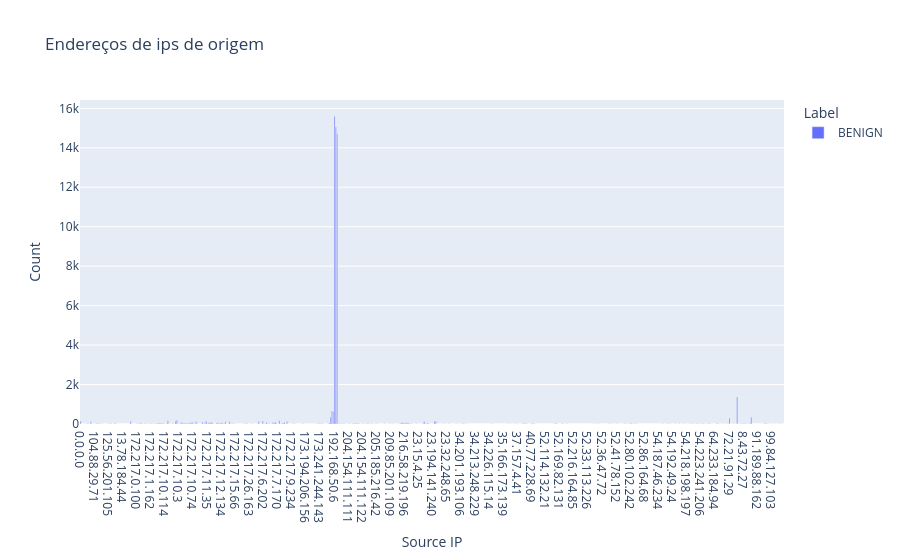

The notebook cell saved with this chart:
### Markdown cell above
##### Endereço de ips

### Code cell
# Origem
make_graph(3, df, columns[2], "Count", (20,6), "Endereços de ips de origem", 0, 5000)

### Figure 1 — Plotly figure (JSON) as saved in the notebook; plotly's stock layout.template omitted (floating-point values rounded to 4 significant figures; data arrays with more than 128 entries replaced by an {"elided": "..."} marker saying what was removed)
{"data": [{"alignmentgroup": "True", "hovertemplate": " Label=BENIGN<br> Source IP=%{x}<br>Count=%{y}<extra></extra>", "legendgroup": "BENIGN", "marker": {"color": "#636efa", "pattern": {"shape": ""}}, "name": "BENIGN", "offsetgroup": "BENIGN", "orientation": "v", "showlegend": true, "textposition": "auto", "type": "bar", "x": {"elided": "549 str values"}, "xaxis": "x", "y": {"elided": "549 int values"}, "yaxis": "y"}], "layout": {"barmode": "relative", "legend": {"title": {"text": " Label"}, "tracegroupgap": 0}, "title": {"text": "Endereços de ips de origem"}, "xaxis": {"anchor": "y", "domain": [0, 1], "title": {"text": " Source IP"}}, "yaxis": {"anchor": "x", "domain": [0, 1], "title": {"text": "Count"}}}}
